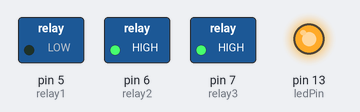
Simulated run of this sketch. Board: Arduino Uno, built with avr-gcc and run on an emulated ATmega328P. On the bench: switched loads named in the sketch (green lamp = pin HIGH), output pins drawn as LEDs (lit = HIGH). EEPROM starts erased.

Above: at 0.1 s.
At 30.1 s:
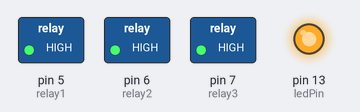
At 31.1 s:
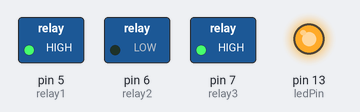
Timing chart, 0 to 32.6 s (numbered marks = the images above):
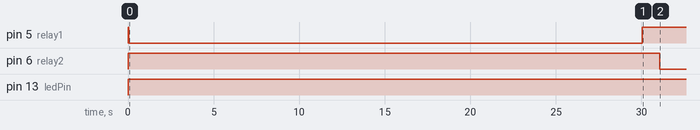

The sketch:

FirstTest.ino
```cpp
#include <EEPROM.h>
int ledPin = 13;
int relay1 = 5;
int relay2 = 6;
int relay3 = 7;
int flagAddress = 0;
bool isGateOpen = true;

void setup() {
  // Read the value stored in EEPROM at the specified address
    if (EEPROM.read(flagAddress) != 1) {
    EEPROM.write(flagAddress, 1);
    isGateOpen = true;
  } else {
    isGateOpen = false;
  }

  // Set the pin mode to OUTPUT
  pinMode(relay1, OUTPUT);
  pinMode(relay2, OUTPUT);
  pinMode(relay3, OUTPUT);
  pinMode(ledPin, OUTPUT);
  digitalWrite(relay1, HIGH);
  digitalWrite(relay2, HIGH);
  digitalWrite(relay3, HIGH);
  digitalWrite(ledPin, LOW);


  // If it's the first time, store the flag in EEPROM to indicate that it's not the first time anymore
  if (isGateOpen) {
    EEPROM.write(flagAddress, 1);
  } else {
    EEPROM.write(flagAddress, 0); // Toggle the flag for the next power-up
  }
}

void loop() {
  if(isGateOpen)
  {
  digitalWrite(ledPin, HIGH);
  delay(50);
  digitalWrite(relay1, LOW);
  delay(30000);
  digitalWrite(relay1, HIGH);
  delay(1000);
  digitalWrite(relay2, LOW);
  delay(165000);
  digitalWrite(relay2,HIGH);
  delay(100000000000000000);
  }
  else
  {
  digitalWrite(ledPin, LOW);
  delay(50);
  digitalWrite(relay1, LOW);
  delay(165000);
  digitalWrite(relay1, HIGH);
  delay(1000);
  digitalWrite(relay3, LOW);
  delay(30000);
  digitalWrite(relay3,HIGH);
  delay(100000000000000000);
  }
}
```

Measured:
- by itself, pin 5 (relay1): HIGH → LOW at 0.05 s, → HIGH 30.0 s later
- by itself, pin 6 (relay2): HIGH → LOW at 31.1 s
- by itself, pin 13 (ledPin): LOW → HIGH at 0.00 s
